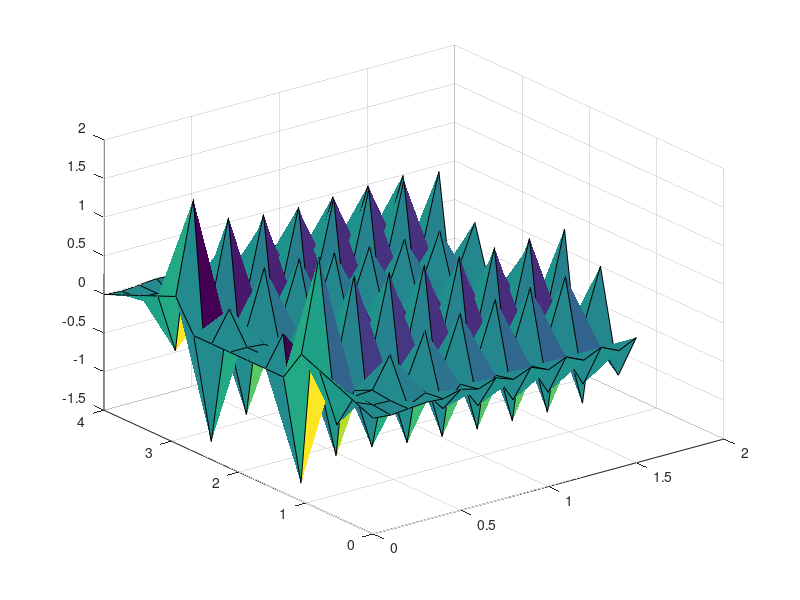
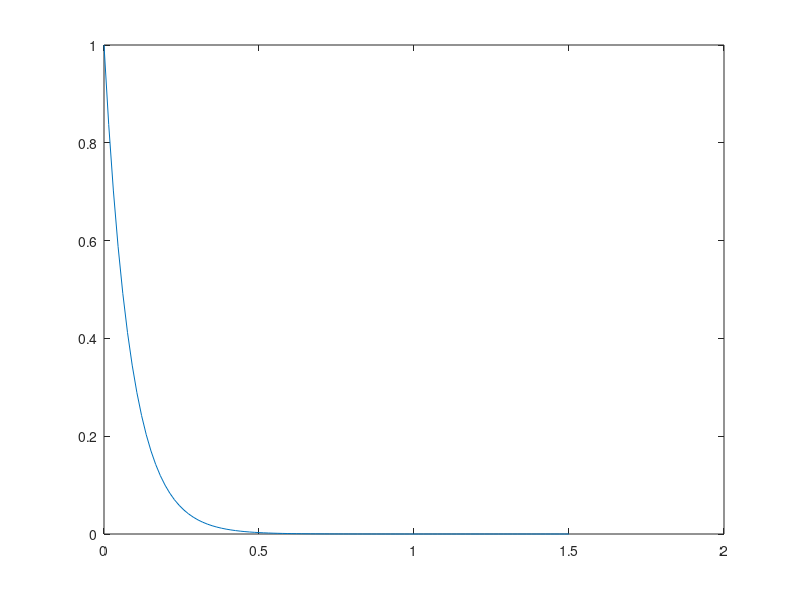

MATLAB code for these plots, in order:
clc
clear all


%% Implement Crank-Nicholoson

Lx = 3/2;
Lt = 4;
dx = .1;
dt = .1;

x = 0:dt:Lx;
Nx = length(x);
t = linspace(0,Lt,Nx);
Nt = length(t);
dt = t(2) - t(1);

lambda = dt/dx^2;

A = spdiags(repmat([-(1/2)*lambda, 1+2+lambda, -(1/2)*lambda],[Nx 1]),-1:1,Nx,Nx);
A(1,1) = 1;
A(1,2) = 0;
A(Nx,Nx-1) = 0;
A(Nx,Nx) = 1;

u = zeros(Nx,Nt);
for i = 1:Nx
    if x(i) < 1/2
        u(i,1) = x(i);
    elseif (x(i) >= 1/2) && (x(i) <= 1)
        u(i,1) = 0;
    elseif x(i) > 1
        u(i,1) = -x(i) + 3/2;
    end
end
        

for n = 2:Nt
    b = A*u(1:Nx,n-1);
    u(1:Nx,n) = b\A;
end

figure(1)
surf(x,t,u)
figure(2)
plot(x,u)

%%
Lx = 3/2;
Lt = 4;
dx = 0.01;
dt = 0.01;

t = linspace(0,Lt,100);
x = linspace(0,Lx,100);
n = 1;
f = exp((-4*n*pi^2/9)*t);

plot(x,f)



    
    
